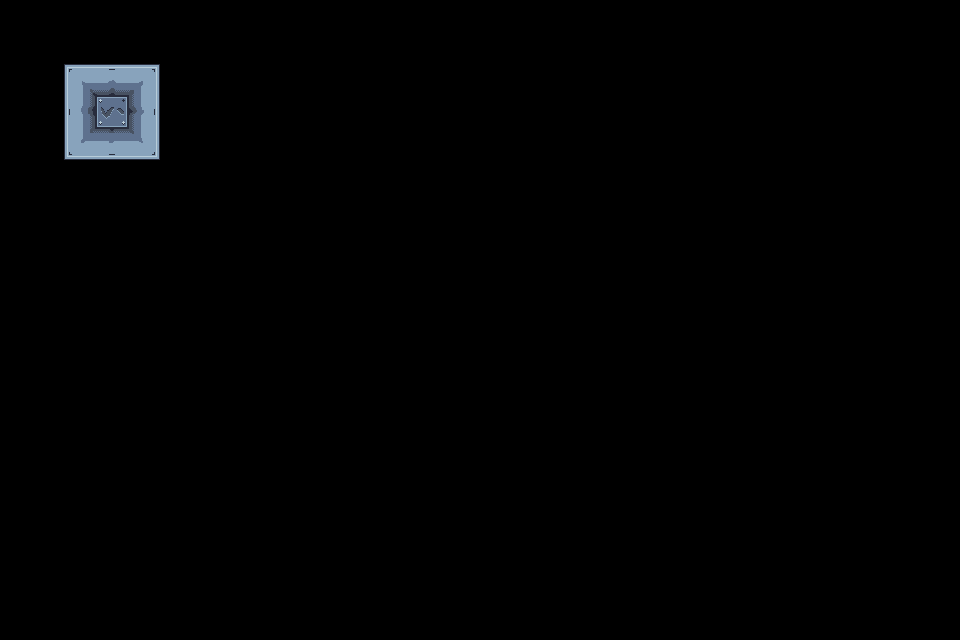

A 2D game scene composited from a Tiled map and its tileset images. What follows is a short description and the map's XML, with every tile layer's data as written:
An orthogonal 30x20 tile map with 32x32 px tiles, 1 tile layer (Tile Layer 1).

<map version="1.10" tiledversion="1.11.0" orientation="orthogonal" renderorder="right-down" width="30" height="20" tilewidth="32" tileheight="32" infinite="0" nextlayerid="2" nextobjectid="1">
 <tileset firstgid="1" source="Temp.tsx" />
 <layer id="1" name="Tile Layer 1" width="30" height="20">
  <data encoding="csv">
0,0,0,0,0,0,0,0,0,0,0,0,0,0,0,0,0,0,0,0,0,0,0,0,0,0,0,0,0,0,
0,0,0,0,0,0,0,0,0,0,0,0,0,0,0,0,0,0,0,0,0,0,0,0,0,0,0,0,0,0,
0,0,44,45,46,0,0,0,0,0,0,0,0,0,0,0,0,0,0,0,0,0,0,0,0,0,0,0,0,0,
0,0,54,52,56,0,0,0,0,0,0,0,0,0,0,0,0,0,0,0,0,0,0,0,0,0,0,0,0,0,
0,0,64,65,66,0,0,0,0,0,0,0,0,0,0,0,0,0,0,0,0,0,0,0,0,0,0,0,0,0,
0,0,0,0,0,0,0,0,0,0,0,0,0,0,0,0,0,0,0,0,0,0,0,0,0,0,0,0,0,0,
0,0,0,0,0,0,0,0,0,0,0,0,0,0,0,0,0,0,0,0,0,0,0,0,0,0,0,0,0,0,
0,0,0,0,0,0,0,0,0,0,0,0,0,0,0,0,0,0,0,0,0,0,0,0,0,0,0,0,0,0,
0,0,0,0,0,0,0,0,0,0,0,0,0,0,0,0,0,0,0,0,0,0,0,0,0,0,0,0,0,0,
0,0,0,0,0,0,0,0,0,0,0,0,0,0,0,0,0,0,0,0,0,0,0,0,0,0,0,0,0,0,
0,0,0,0,0,0,0,0,0,0,0,0,0,0,0,0,0,0,0,0,0,0,0,0,0,0,0,0,0,0,
0,0,0,0,0,0,0,0,0,0,0,0,0,0,0,0,0,0,0,0,0,0,0,0,0,0,0,0,0,0,
0,0,0,0,0,0,0,0,0,0,0,0,0,0,0,0,0,0,0,0,0,0,0,0,0,0,0,0,0,0,
0,0,0,0,0,0,0,0,0,0,0,0,0,0,0,0,0,0,0,0,0,0,0,0,0,0,0,0,0,0,
0,0,0,0,0,0,0,0,0,0,0,0,0,0,0,0,0,0,0,0,0,0,0,0,0,0,0,0,0,0,
0,0,0,0,0,0,0,0,0,0,0,0,0,0,0,0,0,0,0,0,0,0,0,0,0,0,0,0,0,0,
0,0,0,0,0,0,0,0,0,0,0,0,0,0,0,0,0,0,0,0,0,0,0,0,0,0,0,0,0,0,
0,0,0,0,0,0,0,0,0,0,0,0,0,0,0,0,0,0,0,0,0,0,0,0,0,0,0,0,0,0,
0,0,0,0,0,0,0,0,0,0,0,0,0,0,0,0,0,0,0,0,0,0,0,0,0,0,0,0,0,0,
0,0,0,0,0,0,0,0,0,0,0,0,0,0,0,0,0,0,0,0,0,0,0,0,0,0,0,0,0,0
</data>
 </layer>
</map>
